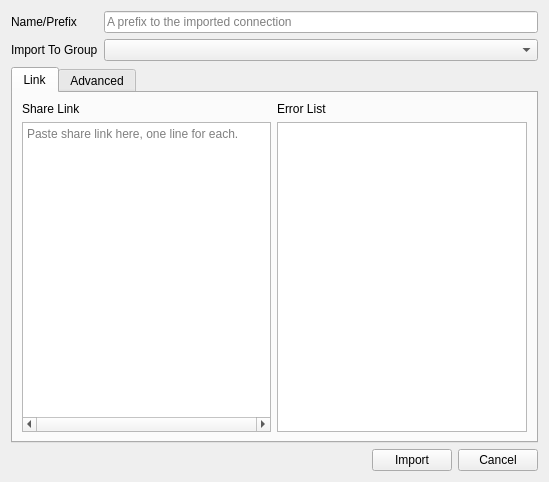
<?xml version="1.0" encoding="UTF-8"?>
<ui version="4.0">
 <class>ImportConfigWindow</class>
 <widget class="QDialog" name="ImportConfigWindow">
  <property name="geometry">
   <rect>
    <x>0</x>
    <y>0</y>
    <width>549</width>
    <height>482</height>
   </rect>
  </property>
  <property name="minimumSize">
   <size>
    <width>470</width>
    <height>460</height>
   </size>
  </property>
  <property name="windowTitle">
   <string>Import file</string>
  </property>
  <property name="sizeGripEnabled">
   <bool>false</bool>
  </property>
  <property name="modal">
   <bool>true</bool>
  </property>
  <layout class="QVBoxLayout" name="verticalLayout_3">
   <item>
    <layout class="QFormLayout" name="formLayout_2">
     <item row="0" column="0">
      <widget class="QLabel" name="aliasLabel">
       <property name="text">
        <string>Name/Prefix</string>
       </property>
      </widget>
     </item>
     <item row="0" column="1">
      <widget class="QLineEdit" name="nameTxt">
       <property name="placeholderText">
        <string>A prefix to the imported connection</string>
       </property>
      </widget>
     </item>
     <item row="1" column="0">
      <widget class="QLabel" name="label_9">
       <property name="text">
        <string>Import To Group</string>
       </property>
      </widget>
     </item>
     <item row="1" column="1">
      <widget class="QComboBox" name="groupCombo"/>
     </item>
    </layout>
   </item>
   <item>
    <widget class="QTabWidget" name="tabWidget">
     <property name="currentIndex">
      <number>0</number>
     </property>
     <widget class="QWidget" name="tabWidgetPage2">
      <attribute name="title">
       <string>Link</string>
      </attribute>
      <layout class="QGridLayout" name="gridLayout">
       <item row="0" column="0">
        <widget class="QLabel" name="label_8">
         <property name="text">
          <string>Share Link</string>
         </property>
        </widget>
       </item>
       <item row="0" column="1">
        <widget class="QLabel" name="label_7">
         <property name="text">
          <string>Error List</string>
         </property>
        </widget>
       </item>
       <item row="1" column="0">
        <widget class="QPlainTextEdit" name="vmessConnectionStringTxt">
         <property name="horizontalScrollBarPolicy">
          <enum>Qt::ScrollBarAlwaysOn</enum>
         </property>
         <property name="lineWrapMode">
          <enum>QPlainTextEdit::NoWrap</enum>
         </property>
         <property name="placeholderText">
          <string>Paste share link here, one line for each.</string>
         </property>
        </widget>
       </item>
       <item row="1" column="1">
        <widget class="QListWidget" name="errorsList"/>
       </item>
      </layout>
     </widget>
     <widget class="QWidget" name="tabWidgetPage1">
      <attribute name="title">
       <string>Advanced</string>
      </attribute>
      <layout class="QFormLayout" name="formLayout">
       <item row="0" column="0" colspan="2">
        <widget class="QLabel" name="label_16">
         <property name="text">
          <string>Manually Input Connections</string>
         </property>
        </widget>
       </item>
       <item row="1" column="0">
        <widget class="QLabel" name="fileLabel">
         <property name="text">
          <string>Path</string>
         </property>
        </widget>
       </item>
       <item row="1" column="1">
        <layout class="QHBoxLayout" name="horizontalLayout_2">
         <item>
          <widget class="QLineEdit" name="fileLineTxt">
           <property name="text">
            <string/>
           </property>
          </widget>
         </item>
         <item>
          <widget class="QPushButton" name="selectFileBtn">
           <property name="text">
            <string>Select</string>
           </property>
          </widget>
         </item>
        </layout>
       </item>
       <item row="2" column="0" colspan="2">
        <widget class="QCheckBox" name="keepImportedInboundCheckBox">
         <property name="text">
          <string>Import as Complex Config</string>
         </property>
        </widget>
       </item>
       <item row="3" column="0">
        <widget class="QLabel" name="label_2">
         <property name="text">
          <string>Json Editor</string>
         </property>
        </widget>
       </item>
       <item row="3" column="1">
        <widget class="QPushButton" name="jsonEditBtn">
         <property name="text">
          <string>Open JSON Editor</string>
         </property>
         <property name="autoDefault">
          <bool>false</bool>
         </property>
        </widget>
       </item>
      </layout>
     </widget>
    </widget>
   </item>
   <item>
    <layout class="QHBoxLayout" name="horizontalLayout_5">
     <item>
      <spacer name="horizontalSpacer">
       <property name="orientation">
        <enum>Qt::Horizontal</enum>
       </property>
       <property name="sizeHint" stdset="0">
        <size>
         <width>40</width>
         <height>20</height>
        </size>
       </property>
      </spacer>
     </item>
     <item>
      <widget class="QPushButton" name="beginImportBtn">
       <property name="text">
        <string>Import</string>
       </property>
      </widget>
     </item>
     <item>
      <widget class="QPushButton" name="cancelImportBtn">
       <property name="text">
        <string>Cancel</string>
       </property>
      </widget>
     </item>
    </layout>
   </item>
  </layout>
 </widget>
 <tabstops>
  <tabstop>nameTxt</tabstop>
  <tabstop>vmessConnectionStringTxt</tabstop>
  <tabstop>errorsList</tabstop>
  <tabstop>fileLineTxt</tabstop>
  <tabstop>selectFileBtn</tabstop>
  <tabstop>beginImportBtn</tabstop>
  <tabstop>cancelImportBtn</tabstop>
 </tabstops>
 <resources/>
 <connections/>
</ui>
